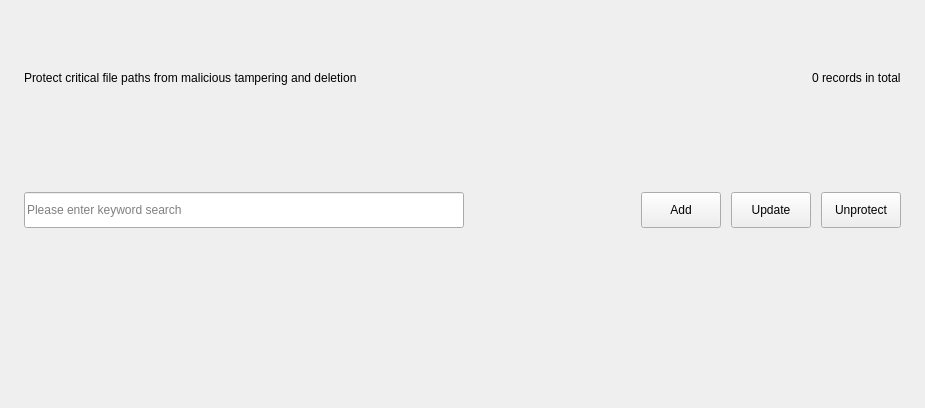
<?xml version="1.0" encoding="UTF-8"?>
<ui version="4.0">
 <class>TPKernel</class>
 <widget class="QWidget" name="TPKernel">
  <property name="geometry">
   <rect>
    <x>0</x>
    <y>0</y>
    <width>925</width>
    <height>408</height>
   </rect>
  </property>
  <property name="windowTitle">
   <string>Form</string>
  </property>
  <property name="styleSheet">
   <string notr="true"/>
  </property>
  <layout class="QVBoxLayout" name="verticalLayout">
   <property name="spacing">
    <number>10</number>
   </property>
   <property name="leftMargin">
    <number>24</number>
   </property>
   <property name="topMargin">
    <number>16</number>
   </property>
   <property name="rightMargin">
    <number>0</number>
   </property>
   <property name="bottomMargin">
    <number>4</number>
   </property>
   <item>
    <layout class="QHBoxLayout" name="horizontalLayout">
     <property name="rightMargin">
      <number>24</number>
     </property>
     <item>
      <widget class="QLabel" name="label">
       <property name="text">
        <string>Protect critical file paths from malicious tampering and deletion</string>
       </property>
      </widget>
     </item>
     <item>
      <spacer name="horizontalSpacer">
       <property name="orientation">
        <enum>Qt::Horizontal</enum>
       </property>
       <property name="sizeHint" stdset="0">
        <size>
         <width>40</width>
         <height>20</height>
        </size>
       </property>
      </spacer>
     </item>
     <item>
      <widget class="QLabel" name="m_tips">
       <property name="text">
        <string>0 records in total</string>
       </property>
      </widget>
     </item>
    </layout>
   </item>
   <item>
    <widget class="QWidget" name="m_controlLine" native="true">
     <layout class="QHBoxLayout" name="horizontalLayout_2">
      <property name="spacing">
       <number>10</number>
      </property>
      <property name="leftMargin">
       <number>0</number>
      </property>
      <property name="topMargin">
       <number>0</number>
      </property>
      <property name="rightMargin">
       <number>24</number>
      </property>
      <property name="bottomMargin">
       <number>0</number>
      </property>
      <item>
       <widget class="QLineEdit" name="m_search">
        <property name="sizePolicy">
         <sizepolicy hsizetype="Fixed" vsizetype="Fixed">
          <horstretch>0</horstretch>
          <verstretch>0</verstretch>
         </sizepolicy>
        </property>
        <property name="minimumSize">
         <size>
          <width>440</width>
          <height>36</height>
         </size>
        </property>
        <property name="maximumSize">
         <size>
          <width>440</width>
          <height>36</height>
         </size>
        </property>
        <property name="placeholderText">
         <string>Please enter keyword search</string>
        </property>
       </widget>
      </item>
      <item>
       <spacer name="horizontalSpacer_2">
        <property name="orientation">
         <enum>Qt::Horizontal</enum>
        </property>
        <property name="sizeHint" stdset="0">
         <size>
          <width>40</width>
          <height>20</height>
         </size>
        </property>
       </spacer>
      </item>
      <item>
       <widget class="QPushButton" name="m_add">
        <property name="sizePolicy">
         <sizepolicy hsizetype="Fixed" vsizetype="Fixed">
          <horstretch>0</horstretch>
          <verstretch>0</verstretch>
         </sizepolicy>
        </property>
        <property name="minimumSize">
         <size>
          <width>72</width>
          <height>36</height>
         </size>
        </property>
        <property name="text">
         <string>Add</string>
        </property>
       </widget>
      </item>
      <item>
       <widget class="QPushButton" name="m_update">
        <property name="sizePolicy">
         <sizepolicy hsizetype="Fixed" vsizetype="Fixed">
          <horstretch>0</horstretch>
          <verstretch>0</verstretch>
         </sizepolicy>
        </property>
        <property name="minimumSize">
         <size>
          <width>72</width>
          <height>36</height>
         </size>
        </property>
        <property name="text">
         <string>Update</string>
        </property>
       </widget>
      </item>
      <item>
       <widget class="QPushButton" name="m_unprotect">
        <property name="sizePolicy">
         <sizepolicy hsizetype="Fixed" vsizetype="Fixed">
          <horstretch>0</horstretch>
          <verstretch>0</verstretch>
         </sizepolicy>
        </property>
        <property name="minimumSize">
         <size>
          <width>72</width>
          <height>36</height>
         </size>
        </property>
        <property name="text">
         <string>Unprotect</string>
        </property>
       </widget>
      </item>
     </layout>
    </widget>
   </item>
   <item>
    <widget class="KS::TPKernelTable" name="m_kernelTable" native="true"/>
   </item>
  </layout>
 </widget>
 <customwidgets>
  <customwidget>
   <class>KS::TPKernelTable</class>
   <extends>QWidget</extends>
   <header>src/ui/trusted/tp-kernel-table.h</header>
   <container>1</container>
  </customwidget>
 </customwidgets>
 <resources/>
 <connections/>
</ui>
